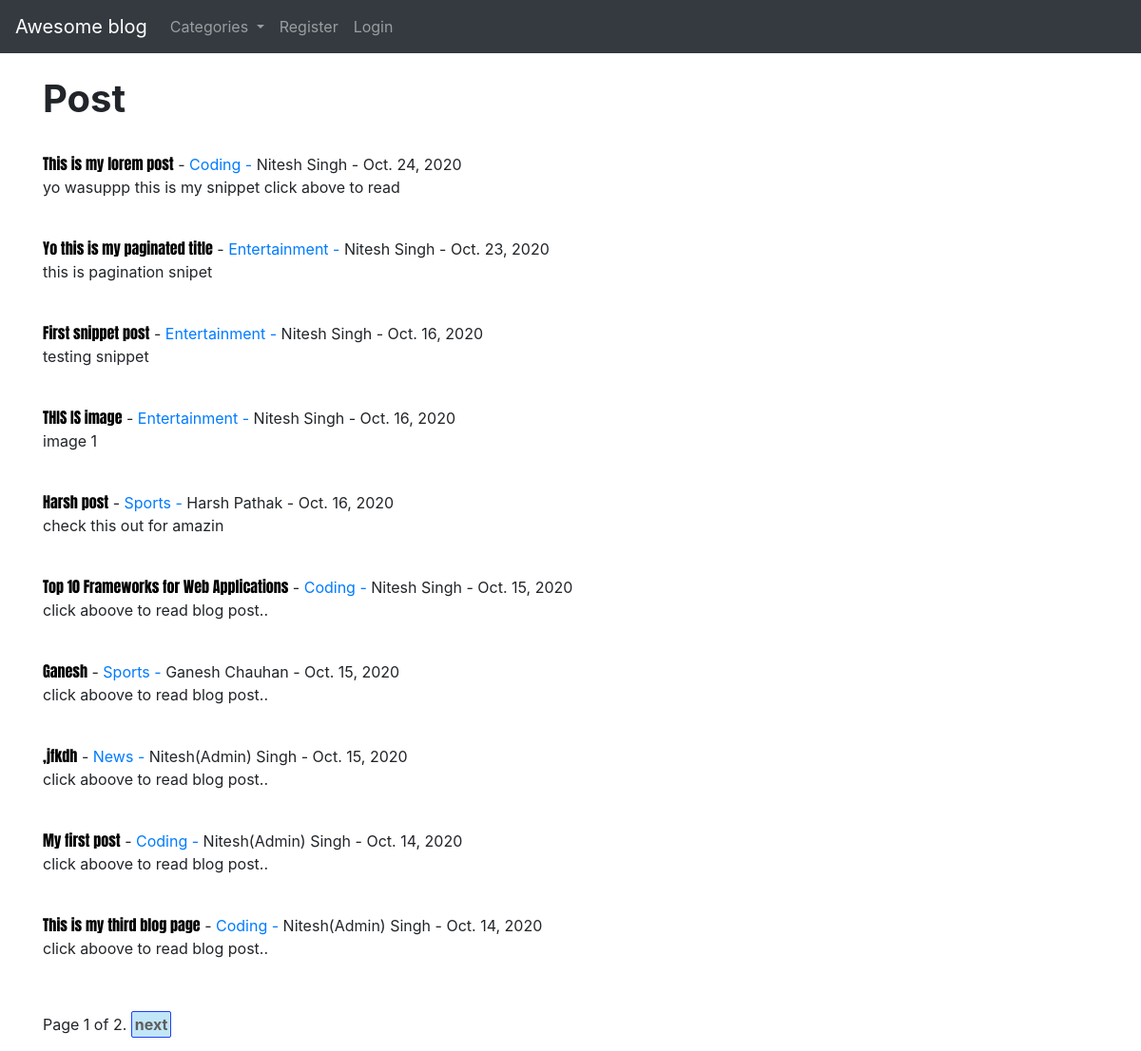
The page / on the database its author committed.
### theblog/models.py (models this page shows, shortened)
class Post(models.Model):
    title = models.CharField(max_length=255)
    header_image = models.ImageField(null=True, blank=True, upload_to="images/")
    title_tag = models.CharField(max_length=255)
    author = models.ForeignKey(User, on_delete=models.CASCADE)
    body = RichTextField(blank=True,null=True)
    post_date = models.DateField(auto_now_add=True)
    category = models.CharField(max_length=25, default='coding')
    snippet = models.CharField(max_length=50)
    likes = models.ManyToManyField(User, related_name='blog_posts')

### theblog/views.py (the view)
# urls.py: path('', HomeView.as_view(), name='home'),
class HomeView(ListView):
    model = Post
    template_name = 'home.html'
    ordering = ['-post_date']
    context_object_name = "post_list"    #default is object_list as well as model's_verbose_name_list and/or model's_verbose_name_plural_list, if defined in the model's inner Meta class
    paginate_by = 10
    def get_context_data(self,*args,**kwargs):
        cat_menu = Category.objects.all()
        context = super(HomeView, self).get_context_data(*args,**kwargs)
        context["cat_menu"] = cat_menu
        return context

### theblog/models.py (called while the page is built)
    def __str__(self):
        return self.name

### theblog/templates/home.html (shortened to what this page needs)
{% extends "base.html" %}
{% block content %}
<h1 class="font-weight-bold">Post</h1>
<br>
<ul>
{% if post_list %}
    {% for post in object_list %}
    <li><a href="{% url 'article_detail' post.pk %}" class="ft-blog-heading">{{post.title|capfirst}}</a> - <a href="{% url 'category' post.category|slugify %}" style="text-decoration:none">{{post.category|capfirst}} - </a> {{post.author.first_name|capfirst}}
        {{post.author.last_name|capfirst}} - {{post.post_date}}
   <p>{{post.snippet}} <br></p><br>
    {% endfor %}
    {% if is_paginated %}
        <div class="pagination mt-3">
            <span class="page-links">
                <span class="page-current">
                    Page {{ page_obj.number }} of {{ page_obj.paginator.num_pages }}.
                </span>
                {% if page_obj.has_next %}
                    <a href="?page={{ page_obj.next_page_number }}">next</a>
                {% endif %}
            </span>
        </div>
    {% endif %}
</ul>
{% else %}
 <p>No Post found!!! :(</p>
{% endif %}
{% endblock content %}

### theblog/static/css/core0.css (style rules this page uses)
* { margin: 0; padding: 0; }
li { list-style: none; }
.pagination { display: inline-block; }
.pagination a { border: 1px solid rgb(33, 62, 251); padding: 3px; border-radius: 2px; background-color: rgb(193, 230, 247); font-weight: bold; color: rgb(96, 93, 93); text-decoration: none; }
.ft-blog-heading { font-family: 'Anton', sans-serif; color: black; }

### rows shown on the page
Post: title "This is my lorem post", category "Coding", author.first_name "Nitesh", author.last_name "Singh", post_date "Oct. 24, 2020", snippet "yo wasuppp this is my snippet click above to read"
Post: title "Yo this is my paginated title", category "Entertainment", author.first_name "Nitesh", author.last_name "Singh", post_date "Oct. 23, 2020", snippet "this is pagination snipet"
Post: title "First snippet post", category "Entertainment", author.first_name "Nitesh", author.last_name "Singh", post_date "Oct. 16, 2020", snippet "testing snippet"
Post: title "THIS IS image", category "Entertainment", author.first_name "Nitesh", author.last_name "Singh", post_date "Oct. 16, 2020", snippet "image 1"
Post: title "Harsh post", category "Sports", author.first_name "Harsh", author.last_name "Pathak", post_date "Oct. 16, 2020", snippet "check this out for amazin"
Post: title "Top 10 Frameworks for Web Applications", category "Coding", author.first_name "Nitesh", author.last_name "Singh", post_date "Oct. 15, 2020", snippet "click aboove to read blog post.."
Post: title "Ganesh", category "Sports", author.first_name "Ganesh", author.last_name "Chauhan", post_date "Oct. 15, 2020", snippet "click aboove to read blog post.."
Post: title ",jfkdh", category "News", author.first_name "Nitesh(Admin)", author.last_name "Singh", post_date "Oct. 15, 2020", snippet "click aboove to read blog post.."
Post: title "My first post", category "Coding", author.first_name "Nitesh(Admin)", author.last_name "Singh", post_date "Oct. 14, 2020", snippet "click aboove to read blog post.."
Post: title "This is my third blog page", category "Coding", author.first_name "Nitesh(Admin)", author.last_name "Singh", post_date "Oct. 14, 2020", snippet "click aboove to read blog post.."

### other values the page prints
{{ page_obj.number }} "1"
{{ page_obj.paginator.num_pages }} "2"
